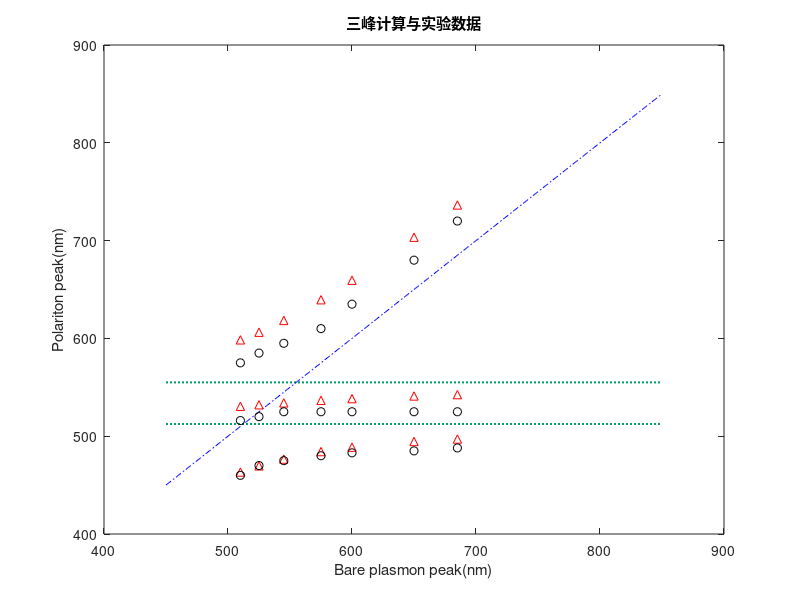

The MATLAB source for this figure:
% 【单染料-银膜耦合 手动调整耦合参数D】
% 对同一批次的每个样品分别手动输入D

clear; clc;

I=eye(3);
darkGreen = [4 157 107]/255; lw = 1.5;

He=1243.125;	% 波长和能量换算常数 （nm->eV, E=hc/lamda）  :H=1239.841 ?!
L=[512.5 555];	% 纯染料峰波长 [左 右]
E=He./L;

fid=fopen('Exp3.txt','r');       % 从文件读取实验数据
Exp=fscanf(fid,'%f',[4,inf]);
Exp=Exp';
N=length(Exp(:,1));

DS=zeros(N,2);
DS(1,:)=[0.2,0.2];
DS(2,:)=[0.2,0.2];
DS(3,:)=[0.2,0.2];
DS(4,:)=[0.2,0.2];
DS(5,:)=[0.2,0.2];
DS(6,:)=[0.2,0.2];
DS(7,:)=[0.2,0.2];

CalS=zeros(N,3);
for EI=1:N
    S=He/Exp(EI,1);
    D=DS(EI,:);
    A=[
        S   ,D(1),D(2);
        D(1),E(1),  0 ;
        D(2),  0 ,E(2);
      ];
    CalS(EI,:) = He ./ sort(eig(A),'descend');
end


% 作图
figure
Range=[450,850];
Lp=Range(1):1:Range(2);
axis([Range(1),Range(2) Range(1),Range(2)]);
for i=1:2
    plot(Range,[L(i),L(i)], ':','color',darkGreen,'linewidth',lw);  hold on
end
plot(Lp,Lp, 'b-. ');    hold on;

% 实验数据
for i=1:3
    plot(Exp(:,1),CalS(:,i),'r^ '); hold on;
    plot(Exp(:,1),Exp(:,i+1),'ko '); hold on;
end

title(['三峰计算与实验数据'])
xlabel('Bare plasmon peak(nm)');
ylabel('Polariton peak(nm)');




